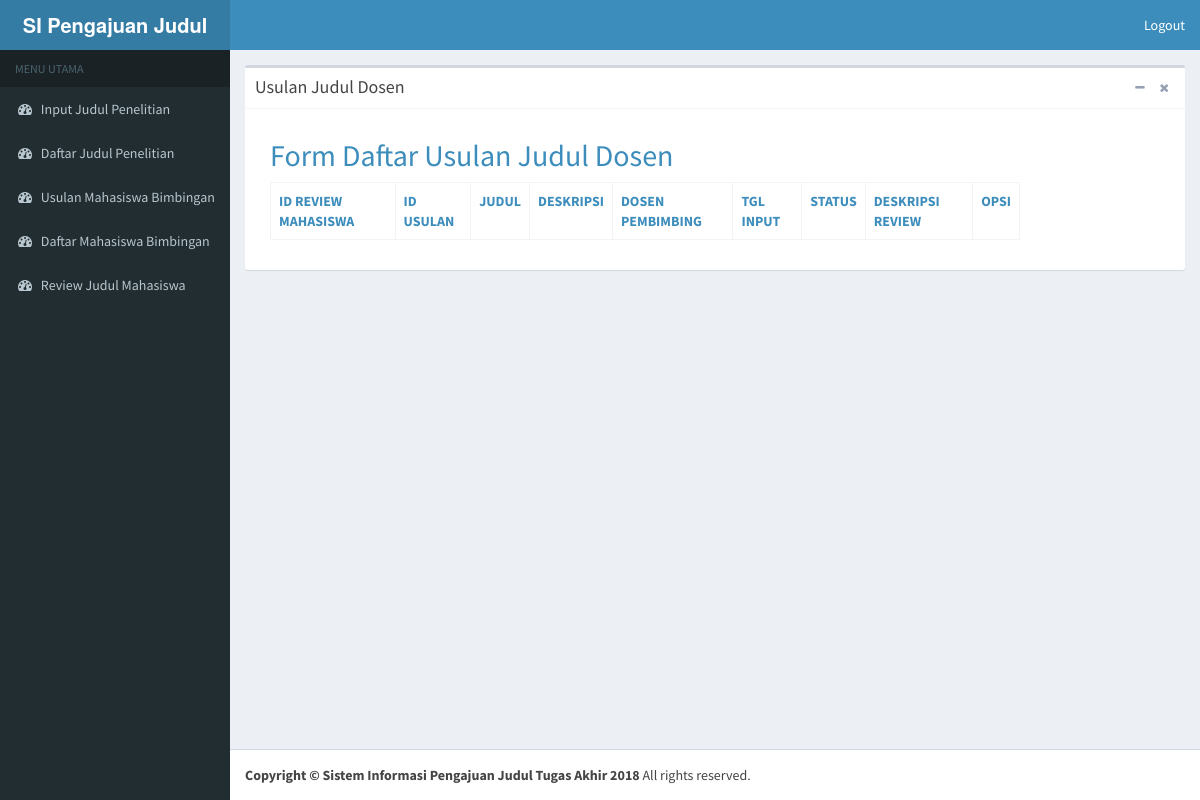
/index.php/reviewer/reviewjudul, run on an earlier commit of the app's database.
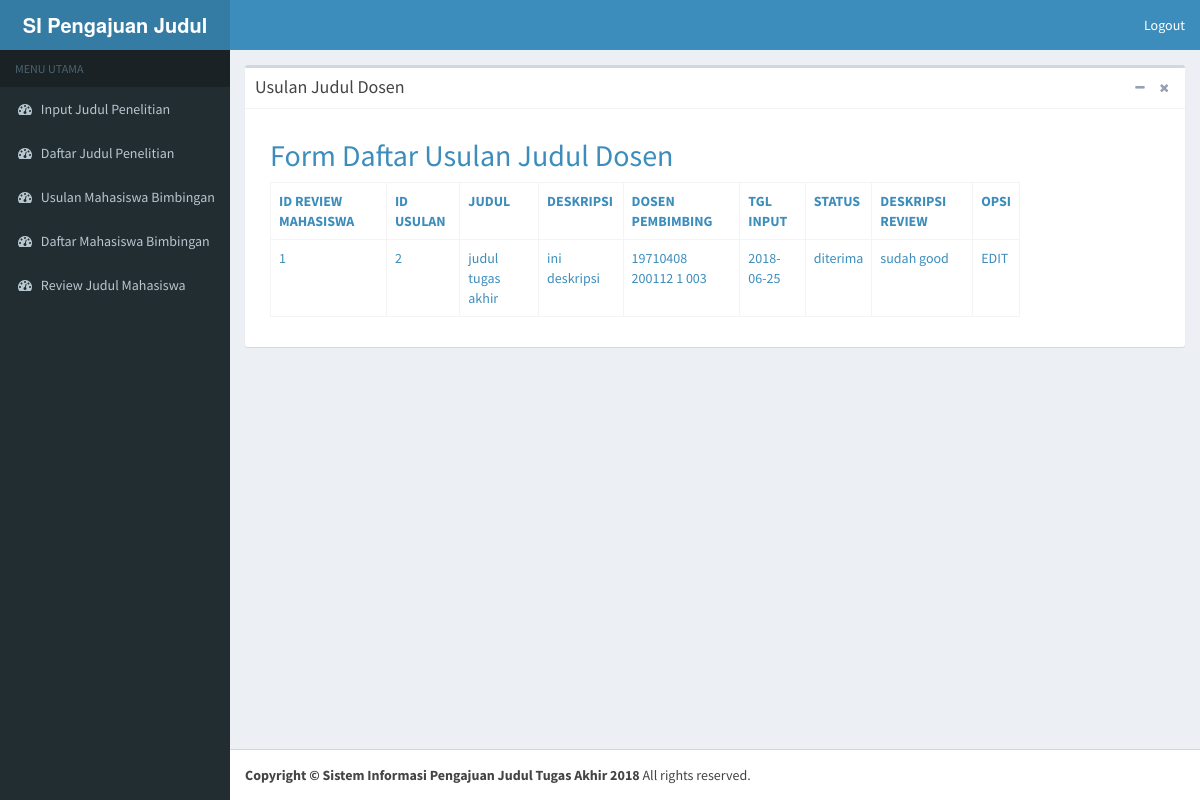
And on a later commit of the database.
### tables this page shows
CREATE TABLE `review_ta` (
  `id_review_mhs` int(11) NOT NULL,
  `id_usulan` int(11) NOT NULL,
  `nip` varchar(30) NOT NULL,
  `status` char(50) NOT NULL,
  `deskripsi_review` char(50) NOT NULL
);

CREATE TABLE `usulan_ta_mhs` (
  `id_usulan` int(11) NOT NULL,
  `nim` varchar(9) NOT NULL,
  `prodi` char(3) NOT NULL,
  `golongan` varchar(1) NOT NULL,
  `judul` varchar(100) NOT NULL,
  `pengerjaan` varchar(10) NOT NULL,
  `deskripsi` text NOT NULL,
  `dosen_pembimbing` varchar(30) NOT NULL,
  `tgl_input` date NOT NULL,
  `judul_dosen` varchar(30) NOT NULL
);

### application/controllers/Reviewer.php (called while the page is built, shortened)
<?php
class Reviewer extends CI_Controller {
	function __construct(){
		$this->load->helper(array('url'));
		$this->load->model('Reviewer_model');
		$this->load->model('Pengajuan_Model');
	}
public function reviewjudul(){
			$data = array(
			'uniqid'=>'reviewjudul',
			);
			$this->load->view("reviewer/header");
			$this->load->model("Reviewer_model");
			$id_review_mhs=$this->session->userdata('$id_review_mhs');
			$data['review'] = $this->Reviewer_model->list_review($id_review_mhs);
			$this->load->view('reviewer/reviewjudul',$data);
			$this->load->view("reviewer/footer");
	}
 }

### index.php (called while the page is built, shortened)
<?php
require_once BASEPATH.'core/CodeIgniter.php';

### application/models/Reviewer_model.php (called while the page is built, shortened)
<?php
class Reviewer_model extends CI_Model{
    function list_review($id_review_mhs){
    	$w=$this->db->query("select review_ta.id_review_mhs,review_ta.id_usulan,usulan_ta_mhs.judul,usulan_ta_mhs.deskripsi,usulan_ta_mhs.dosen_pembimbing,usulan_ta_mhs.tgl_input,review_ta.status,review_ta.deskripsi_review from review_ta, usulan_ta_mhs");
        return $w->result();
    }
}

### application/views/reviewer/reviewjudul.php (the view)
<div class="content-wrapper">
  <section class="content">
    <div class="box">
      <div class="box-header with-border">
        <h3 class="box-title">Usulan Judul Dosen</h3>
        <div class="box-tools pull-right">
          <button type="button" class="btn btn-box-tool" data-widget="collapse" data-toggle="tooltip" title="Collapse">
            <i class="fa fa-minus"></i></button>
          <button type="button" class="btn btn-box-tool" data-widget="remove" data-toggle="tooltip" title="Remove">
            <i class="fa fa-times"></i></button>
        </div>
      </div>
      <div class="box-body">
      <section id="about">
    <div class="container">
      <div class="row">
        <div class="col-lg-8 mx-auto">
          <form action="<?php echo base_url('reviewer/reviewjudul') ?>" method="post">
            <div class="card">
            <div class="card-header">
              <h2>Form Daftar Usulan Judul Dosen
            </div>
            <div class="card-body p-4" align="center">
            <table class="table table-bordered "  style="background-color:white; width: 100%;">
              <tr>
                <th>ID REVIEW MAHASISWA</th>
      <th>ID USULAN</th>
      <th>JUDUL</th>
      <th>DESKRIPSI</th>
      <th>DOSEN PEMBIMBING</th>
      <th>TGL INPUT</th>
      <th>STATUS</th>
      <th>DESKRIPSI REVIEW</th>
      <th>OPSI</th>
              </tr>
               <?php
  foreach ($review as $b){
      echo "<tr>
          <td>$b->id_review_mhs</td>
          <td>$b->id_usulan</td>
          <td>$b->judul</td>
          <td>$b->deskripsi</td>
          <td>$b->dosen_pembimbing</td>
          <td>$b->tgl_input</td>
          <td>$b->status</td>
          <td>$b->deskripsi_review</td>
          <td>".anchor('reviewer/edit/'.$b->id_review_mhs,'EDIT')."</td>
          </tr>";
  }
  ?>
            </table>
            </div>
          </div>
        </form>
        </div>
      </div>
    </div>
  </section>
   </div>
    </div>
  </section>
</div>

What changed in the data, as far as the page shows it:
added review_ta: id_review_mhs "1", id_usulan "2", id_usulan.judul "judul tugas akhir", id_usulan.deskripsi "ini deskripsi", id_usulan.dosen_pembimbing "19710408 200112 1 003", id_usulan.tgl_input "2018-06-25", status "diterima", deskripsi_review "sudah good", id_review_mhs "EDIT"
